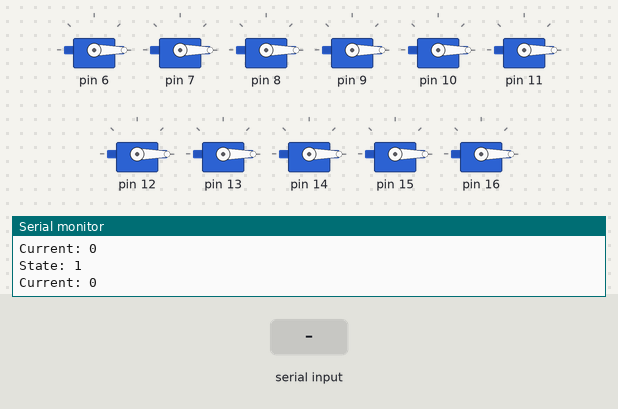
This sketch was run on a simulated Arduino Uno, built with avr-gcc and run on an emulated ATmega328P. On the bench: 11 × servo, the last lines printed to the serial monitor. The inputs (shaded band) are chosen by the test bench.

Above: at 11.2 s.
11.3 s: "2\n" received over Serial
At 12.08 s:
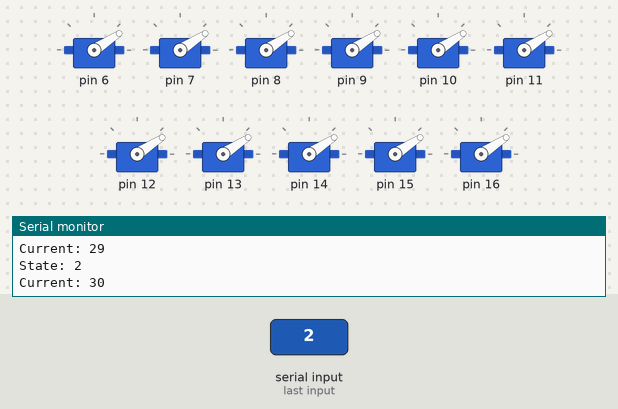
At 14.1 s:
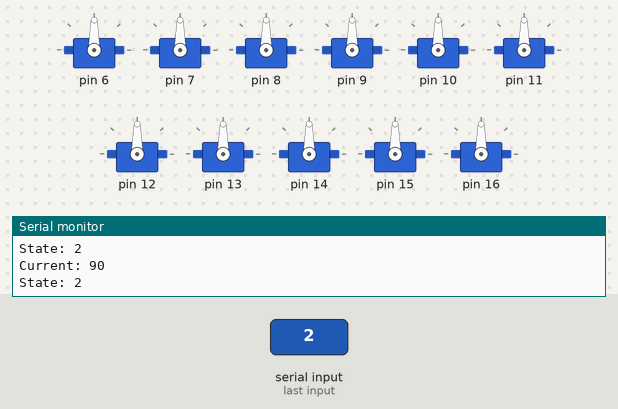
14.3 s: "3\n" received over Serial
17.3 s: "90,45\n" received over Serial
Timing chart, 0 to 20.3 s (numbered marks = the images above; inputs shaded):
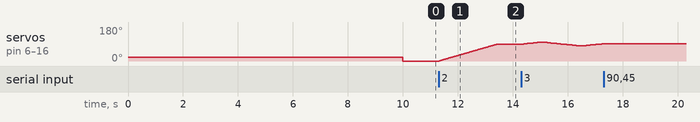

The sketch:

ARDUINO.ino
```cpp
#include <Servo.h>

Servo myservo[15];
// Servo myservo9;

int state = 1;
int pos1 = 0;
int pos2 = 90;
int prefix = 10;
bool goleft = false;
bool inState3 = false;

int current = pos1;

void setup() {
  Serial.begin(9600);
  Serial.setTimeout(200);
  Serial.println("Application start");
  for(int i=3; i<= 13; i++){
    myservo[i].attach(i+3);
    myservo[i].write(20);
  }
  // myservo9.attach(9);
  // myservo9.write(90);
  delay(10000);
}

void loop() {
  // delay(1000);
  Serial.print("Current: ");
  Serial.println(current);
  Serial.print("State: ");
  Serial.println(state);

  if (Serial.available()){
    String message = Serial.readStringUntil('\n');
    Serial.print("Receive: ");
    Serial.println(message);
    state = message[message.length() - 1] - '0';
    Serial.println(state);
  }
  if (state == 1){
    inState3 = false;
    if (current!=pos1){
      if (current > pos1){
        current = current - 1;
      }
    }
  }
  if (state == 2){
    inState3 = false;
    if (current!= pos2){
      if (current < pos2){
        current = current+1;
      }else
      if (current > pos2){
        current = current-1;
      }
    }
  }
  if (state == 3){
    if (inState3 == false){
      if (current < pos2){
        current = current+1;
      }else
      if (current > pos2){
        current = current-1;
      }else
      if (current == pos2){
        inState3 = true;
        goleft = true;
      }
    }else{
      if (goleft == true){
        current = current+1;
        if (current == pos2 + prefix){
          goleft = false;
        }
      }else{
        current = current-1;
        if (current == pos2 - prefix){
          goleft = true;
        }
      }
    }
    for(int i=3; i<= 13; i++){
      myservo[i].write(current);
    }
    if (current < pos2 - prefix){
      delay(20);
    }else{
      delay(70);
    }
  }else{
    for(int i=3; i<= 13; i++){
      myservo[i].write(current);
    }
    delay(20);
  }
}
```

Measured:
- after the input at 11.3 s, servo on pin 6–16: moves from 0° to 90° over 2.1 s, starting at once
- after the input at 17.3 s, servo on pin 6–16: stops changing and stays 91°
